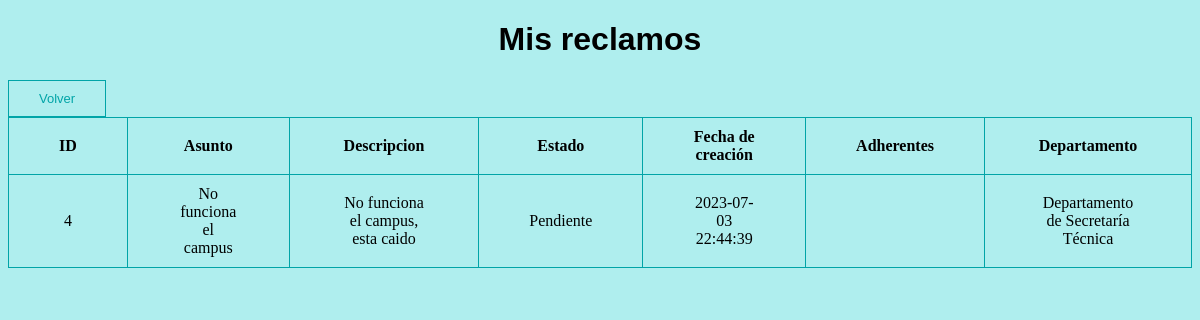
The page /mis_reclamos (signed in) on the database its author committed.
### modules/class_reclamo.py (models this page shows, shortened)
class Reclamo(db.Model):
    id = db.Column(db.Integer,primary_key=True)
    usuario_creador = db.Column(db.String(100))
    asunto = db.Column(db.String(1000))
    descripcion = db.Column(db.String(1000))
    departamento_id = db.Column(db.Integer, db.ForeignKey('departamento.id'), nullable=True)
    estado =  db.Column(db.String(100))
    adherente = db.Column(db.String(100))
    fecha = db.Column(db.DateTime, default=datetime.utcnow)

### modules/class_departamento.py (models this page shows, shortened)
class Departamento(db.Model):
    id = db.Column(db.Integer, primary_key=True)
    nombre = db.Column(db.String(100), nullable=False)
    jefe = db.Column(db.String(200))

### server.py (the view)
@app.route("/mis_reclamos", methods=['GET','POST'])
@login_required
def mis_reclamos():
    mis_reclamos = Reclamo.query.filter_by(usuario_creador=current_user.email)
    departamentos = Departamento.query.all()
    return render_template('mis_reclamos.html',mis_reclamos=mis_reclamos, departamentos=departamentos)

### server.py (called while the page is built)
@login_manager.user_loader
def user_loader(user_id):
    user = Usuario.query.get(user_id)
    if user:
        if user.id in admin_list:
            return Jefe_departamento.query.get(user_id)  #en base al id clasifica al usuario actual en jefe o usuario final
        else:
            return Usuario_final.query.get(user_id)

### templates/mis_reclamos.html (shortened to what this page needs)
<!DOCTYPE html>
<html lang="en">
<html>
    <head style="background-color:paleturquoise">
    </head>
    <body style="background-color:paleturquoise">
        <h1 class="centrar_element">Mis reclamos</h1>
        <button onclick="location.href='/pantalla_principal'">Volver</button>
        <div class="table-container">
            <table>
                <tr>
                    <td><b>ID</b></td>
                    <td><b>Asunto</b></td>
                    <td><b>Descripcion</b></td>
                    <td><b>Estado</b></td>
                    <td><b>Fecha de creación</b></td>
                    <td><b>Adherentes</b></td>
                    <td><b>Departamento</b></td>
                </tr>
                {% for reclamo in mis_reclamos %}
                    <tr>
                        <td> {{ reclamo.id }} </td>
                        <td> {{ reclamo.asunto }} </td>
                        <td> {{ reclamo.descripcion }} </td>
                        <td> {{ reclamo.estado }} </td>
                        <td> {{ reclamo.fecha }} </td>
                        <td> {{ reclamo.adherente }} </td>
                        {% if reclamo.departamento_id == None %}
                                <td>En espera de asignación</td>
                        {% else %}
                            {% for departamento in departamentos %}
                                {% if departamento.id == reclamo.departamento_id %}
                                    <td> {{ departamento.nombre }} </td>
                                {% endif %}
                            {% endfor %}
                        {% endif %}
                    </tr>
                {% endfor %}
            </table>
        </div>
    </body>

### templates/mis_reclamos.html (style rules this page uses)
table,tr,td { align-content: center; padding-top: 10px; padding-bottom: 10px; padding-right:50px; padding-left: 50px; border: 1px solid #01a4a7; border-collapse: collapse; text-align: center; }
table { max-width: 100%; }
button { border:1px solid #01a4a7; border-style: double; color:#01a4a7; align-content: center; background-color: paleturquoise; padding: 10px 30px; cursor: pointer; font-size: small; }
h1 { color:black; font-family:Arial, Helvetica, sans-serif; }
.centrar_element { align-items: center; justify-content: center; display: flex; }
.table-container { display: flex; justify-content: center; }

### rows shown on the page
Reclamo: id "4", asunto "No funciona el campus", descripcion "No funciona el campus, esta caido", estado "Pendiente", fecha "2023-07-03 22:44:39"
Departamento: nombre "Departamento de Secretaría Técnica"
